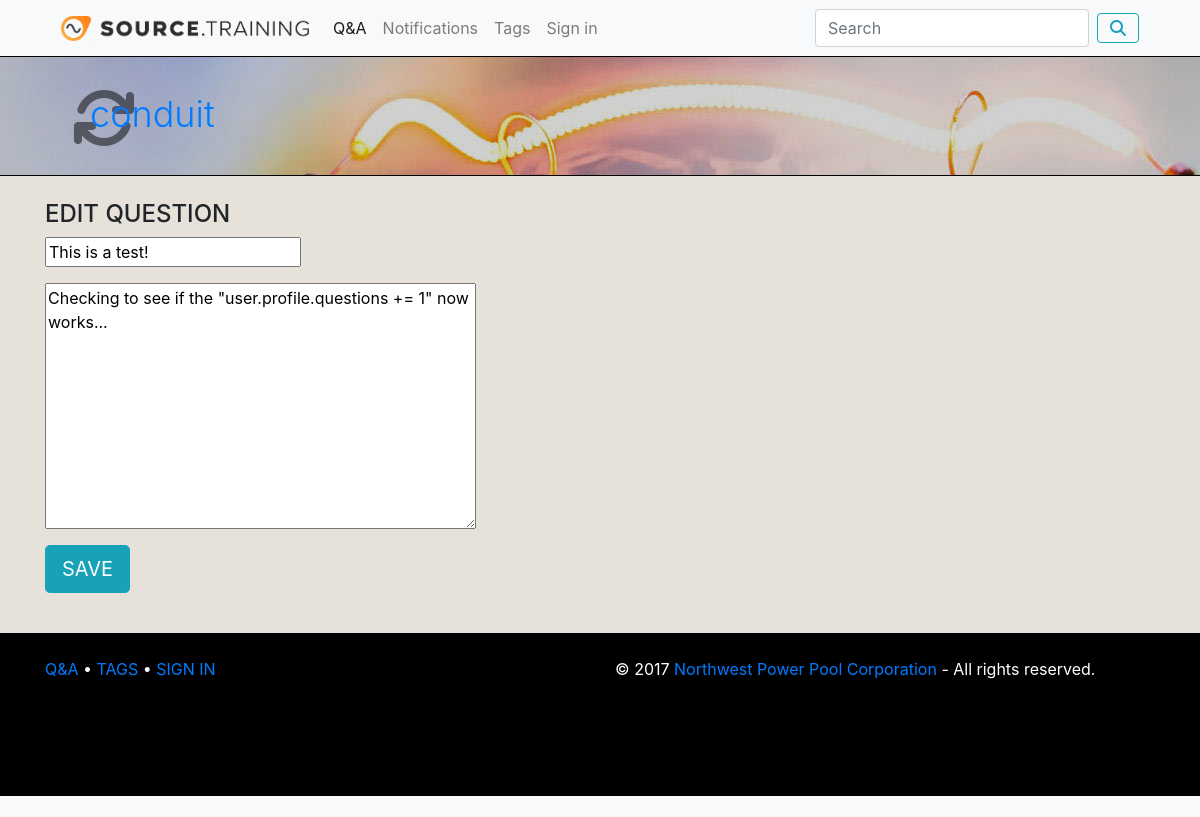
The page /questions/edit_question/6 on the database its author committed.
### questions/models.py (models this page shows, shortened)
class Question(models.Model):
    user = models.ForeignKey(User, on_delete=models.CASCADE)
    title = models.CharField(max_length=200)
    body = RichTextField()
    tags = TaggableManager()
    created = models.DateTimeField(auto_now_add=True)
    modified = models.DateTimeField(auto_now=True)
    solved = models.BooleanField(default=False)
    views = models.IntegerField(default=0)

### questions/views.py (the view)
# urls.py: url(r'^edit_question/(?P<question_id>[0-9]+)$', views.edit_question, name='edit_question'),
def edit_question(request, question_id):
    question = Question.objects.get(pk=question_id)
    form = QuestionForm(instance=question)
    if form.is_valid():
        form.save()
    return render(request, 'questions/new_question.html', {'question': question, 'form': form, 'edit': True})

### questions/forms.py
class QuestionForm(forms.ModelForm):
    class Meta:
        model = Question
        fields = ['title', 'body', 'tags']

### questions/templates/questions/new_question.html (shortened to what this page needs)
{% extends 'questions/base.html' %}
{% block content %}
<br />
<div class="container">
    {% if edit %}
        <h4>EDIT QUESTION</h4>
        <form action="{% url 'questions:save_question' question.id %}" method="post">
    {% else %}
        <h4>ASK A QUESTION</h4>
        <form action="{% url 'questions:post_question' %}" method="post">
    {% endif %}
        <p>{{ form.title }}</p>
        <p>{{ form.body }}</p>
    {% if edit %}
        <p><button type="submit" class="btn btn-info btn-lg">SAVE</button> </p>
    {% else %}
        <p><button type="submit" class="btn btn-info btn-lg">ASK</button> </p>
    {% endif %}
    </form>
</div>
<br />
{% endblock %}

### questions/static/questions/style.css (style rules this page uses)
body, html { margin: 0; overflow-x: hidden; background-color: #f8f9fa!important; }

### rows shown on the page
Question: title "This is a test!", body "Checking to see if the \"user.profile.questions += 1\" now works..."
